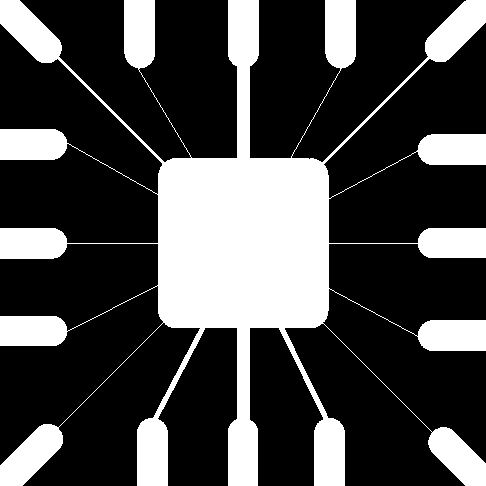
#> input picture test01.jpg, 486 x 486 px; its folder holds only this picture in this run
$ python -i img_threshold.py   (imports and definitions only)
#> lines starting #> are read from the running program, lines starting #| are printed output that depends on the picture; after the words box and inside, x2 and y2 are one past the last pixel; in counts of white or black regions, pixels touching at a corner belong together
#> further down, picture is the input picture: shape (486, 486, 3); min 0, max 255, mean 71.7
import cv2
import numpy as np
import matplotlib.pyplot as plt

class ImageThreshod:
    def __init__(self,img):
        self.img = img
    def Threshold(self):
        # 灰度图像处理

        GrayImage = cv2.cvtColor(self.img, cv2.COLOR_BGR2GRAY)

        # 阈值化处理
        ret, thresh1 = cv2.threshold(GrayImage, 127, 255, cv2.THRESH_BINARY)
#> thresh1: shape (486, 486); 28.1% white; 1 white region, box (x1, y1, x2, y2) and area: (0, 0, 486, 486) 66259
        ret, thresh2 = cv2.threshold(GrayImage, 127, 255, cv2.THRESH_BINARY_INV)
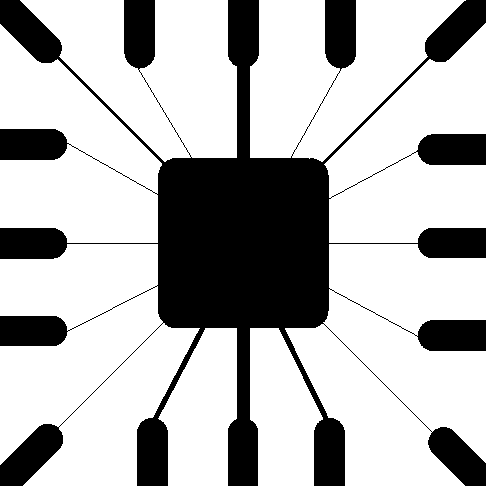
#> thresh2: shape (486, 486); 71.9% white; 1 black region, box (x1, y1, x2, y2) and area: (0, 0, 486, 486) 66259
        ret, thresh3 = cv2.threshold(GrayImage, 127, 255, cv2.THRESH_TRUNC)
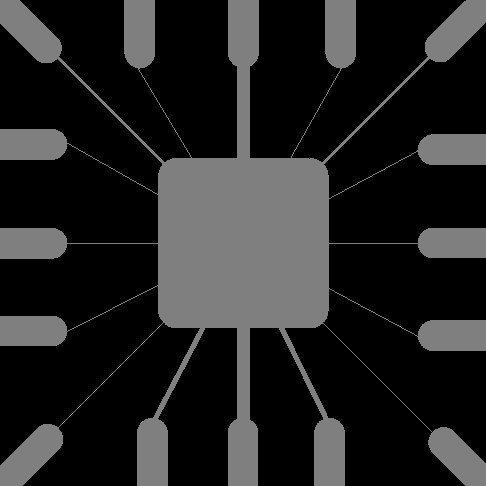
#> thresh3: shape (486, 486); min 0, max 127, mean 35.9
        ret, thresh4 = cv2.threshold(GrayImage, 127, 255, cv2.THRESH_TOZERO)
        ret, thresh5 = cv2.threshold(GrayImage, 127, 255, cv2.THRESH_TOZERO_INV)
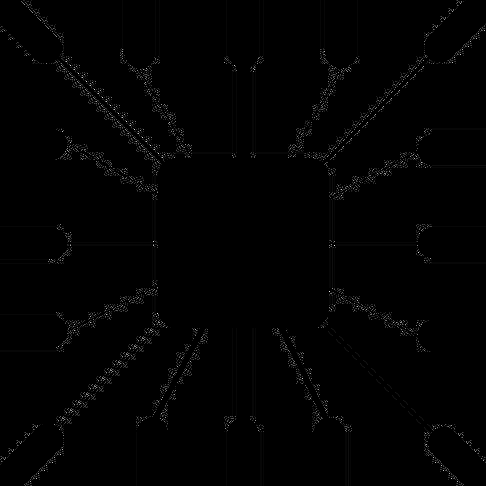
#> thresh5: shape (486, 486); min 0, max 34, mean 0.3; drawn with min black and max white

        t2, otsu = cv2.threshold(GrayImage, 0, 255, cv2.THRESH_BINARY + cv2.THRESH_OTSU)
#> t2 = 34

        # 显示结果
        titles = ['Gray Image', 'BINARY', 'BINARY_INV', 'TRUNC', 'TOZERO', 'TOZERO_INV','BINARY+OTSU']
        images = [GrayImage, thresh1, thresh2, thresh3, thresh4, thresh5,otsu]
        for i in range(6):
            plt.subplot(2, 4, i + 1), plt.imshow(images[i], 'gray')
            plt.title(titles[i])
            plt.xticks([]), plt.yticks([])
        plt.tight_layout()
        plt.show()
    def AdaptiveThreshold(self):

        GrayImage = cv2.cvtColor(self.img, cv2.COLOR_BGR2GRAY)

        ret, th1 = cv2.threshold(GrayImage, 127, 255, cv2.THRESH_BINARY)
        th2 = cv2.adaptiveThreshold(GrayImage, 255, cv2.ADAPTIVE_THRESH_MEAN_C, cv2.THRESH_BINARY, 11, 2)
        th3 = cv2.adaptiveThreshold(GrayImage, 255, cv2.ADAPTIVE_THRESH_GAUSSIAN_C, cv2.THRESH_BINARY, 11, 2)

        titles = ['original image', 'global thresholding (v=127)', 'Adaptive mean thres holding',
                  'adaptive gaussian thresholding']
        images = [GrayImage, th1, th2, th3]

        for i in range(4):
            plt.subplot(2, 2, i + 1), plt.imshow(images[i], 'gray')
            plt.title(titles[i])
        plt.tight_layout()
        plt.show()

>>> import cv2
>>> picture = cv2.imread('test01.jpg')
>>> result = ImageThreshod(picture).Threshold()
